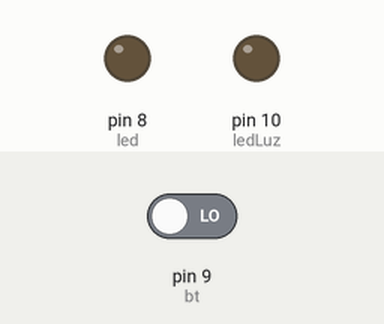
A sketch run on a simulated Arduino Uno, built with avr-gcc and run on an emulated ATmega328P. Parts: output pins drawn as LEDs (lit = HIGH). Inputs (shaded band) come from the test bench; at power-on: pin 9 (bt) LOW.

Above: at 10.8 s.
10.9 s: pin 9 (bt) driven HIGH
At 16.3 s:
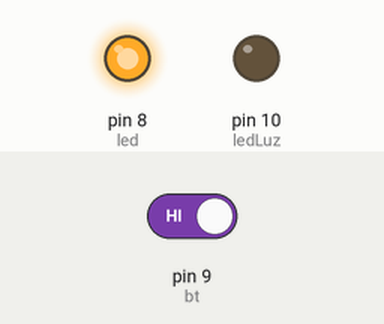
21.5 s: pin 9 (bt) driven LOW
At 22.0 s:
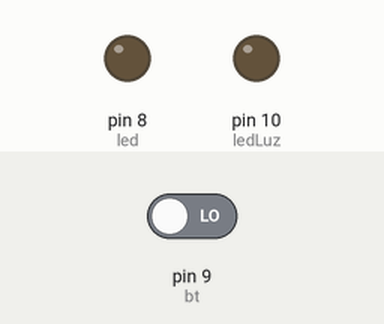
Timing chart, 0 to 24.5 s (numbered marks = the images above; inputs shaded):
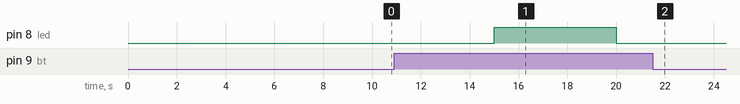

Measured:
- after the input at 10.9 s, pin 8 (led): LOW → HIGH after 4.1 s, → LOW 5.0 s later
- after the input at 21.5 s, pin 8 (led): stays LOW (without the input it goes to HIGH after 3.5 s)

The sketch:

arduino-photoresistor.ino
```cpp
int led = 8;
int bt = 9;
int photo = A0;
int LeituroPhoto = 0;
int ledLuz = 10;

void setup() {
  pinMode(led, OUTPUT);
  pinMode(ledLuz, OUTPUT);
  pinMode(bt, INPUT);
  Serial.begin(9600);
}

void loop() {
  if (digitalRead(led) == HIGH) {
    LeituroPhoto = analogRead(photo);

    if (LeituroPhoto > 990) {
      digitalWrite(ledLuz, HIGH);
    } else {
      digitalWrite(ledLuz, LOW);
    }

    if (digitalRead(bt) == HIGH) {
      digitalWrite(led, LOW);
      digitalWrite(ledLuz, LOW);
    }
  } else {
    if (digitalRead(bt) == HIGH) {
      digitalWrite(led, HIGH);
    }
  }

  delay(5000);
}
```
